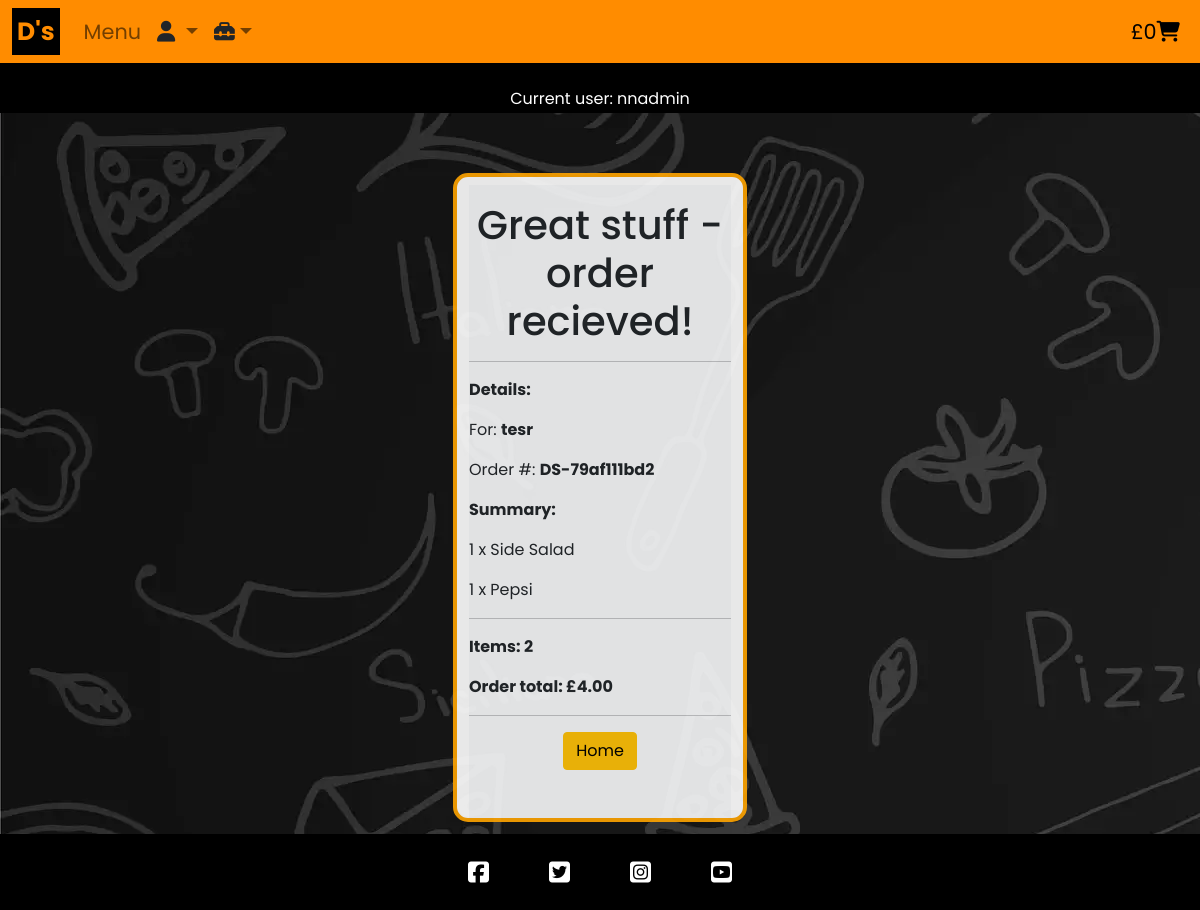
The page /checkout/success/DS-79af111bd2 (signed in) on the database its author committed.
### checkout/models.py (models this page shows, shortened)
class PizzaOrder(models.Model):
    STATUS = [
        ("Ordered", "Ordered"),
        ("Preparing", "Preparing"),
        ("Ready", "Ready",),
        ("Completed", "Completed",)
    ]
    order_ref = models.CharField(max_length=32, null=False, editable=False)
    name = models.CharField(max_length=40, null=False, blank=False)
    phone = models.CharField(
        max_length=11,
        validators=[RegexValidator(
            regex=r'^\d+$',
            message="Please enter a valid phone number.",
            code="invalid_number")]
    )
    email = models.EmailField(null=False, blank=False)
    billing_name = models.CharField(max_length=60, null=False, blank=False, default="")
    address_line_1 = models.CharField(max_length=100, null=False, blank=False, default="")
    address_line_2 = models.CharField(max_length=100, null=True, blank=True)
    town = models.CharField(max_length=25, null=False, blank=False, default="")
    postcode = models.CharField(max_length=10, null=False, blank=False, default="")
    date = models.DateTimeField(auto_now=True)
    order_total = models.DecimalField(max_digits=10, decimal_places=2, null=False, default=0.00)
    status = models.CharField(choices=STATUS,
                              max_length=9,
                              blank=False,
                              default="Ordered")

class OrderLineItem(models.Model):
    order = models.ForeignKey(PizzaOrder, null=False, blank=False, on_delete=models.CASCADE, related_name="pizzaorderlineitems")
    product = models.CharField(max_length=96, null=False, editable=False, default="")
    price = models.DecimalField(max_digits=6, decimal_places=2)
    quantity = models.IntegerField(null=False, blank=False)
    line_total = models.DecimalField(max_digits=6, decimal_places=2, null=False, editable=False)

### checkout/views.py (the view)
# urls.py: path('success/<order_ref>', views.success_page, name='success_page'),
def success_page(request, order_ref):
    order = get_object_or_404(PizzaOrder, order_ref=order_ref)
    item_count = 0
    for item in order.pizzaorderlineitems.all():
        item_count += item.quantity
    if 'bag' in request.session:
        del request.session['bag']
    template = 'checkout/success.html'
    context = {
                'order_ref': order_ref,
                'order_name': order.name,
                'order':order,
                'item_count':item_count
            }
    return render(request, template, context)

### checkout/templates/checkout/success.html (shortened to what this page needs)
{% extends "base.html" %}
{% load static %}
{% block content %}
<div class="container-fluid secondary-bg d-flex flex-column h-100">
    <div class="container card col-12 col-md-3 bg-light text-dark pt-2 mt-5">
 <div class="col-12 col-md-12 bg-light text-dark pt-3">
            <section>
                <h1 class="text-center">Great stuff - order recieved!</h1>
                <hr>
                 <p class=><strong>Details:</strong></p>
                <p>For: <Strong>{{order_name}}</Strong></p>
                <p>Order #: <Strong>{{order_ref}}</Strong></p>
                 <p class><strong>Summary:</strong></p>
                  {% for item in order.pizzaorderlineitems.all %}
                     <p>{{ item.quantity }} x {{ item.product }}</p>
                  {% endfor %}
                  <hr>
                  <p><strong>Items: {{item_count}}</strong></p>
                  <p><strong>Order total: £{{order.order_total}}</strong></p>
                  <hr>
            </section>
            <div class="mb-5 text-center">
                <a href="{% url 'home' %}" class="sm-4 btn btn-warning mr-3 justify-content-end">Home</a>
            </div>
        </div>
    </div>
{% endblock %}

### templates/base.html (shortened to what this page needs)
{% load static %}
{% url 'home' as home_url %}
{% url 'menu' as menu_url %}
{% url 'add_product_pizza' as add_product_pizza_url %}
{% url 'add_product_deal' as add_product_deal_url %}
{% url 'add_product_extra' as add_product_extra_url %}
{% url 'management' as add_product_management_url %}
{% url 'account_login' as login_url %}
{% url 'account_signup' as signup_url %}
{% url 'account_logout' as logout_url %}
<!DOCTYPE html>
<html class="h-100" lang="en">
<head>
    {% block corecss %}
    <link rel="stylesheet" href="https://cdnjs.cloudflare.com/ajax/libs/font-awesome/5.15.3/css/all.min.css">
    <link href="https://cdn.jsdelivr.net/npm/bootstrap@5.0.1/dist/css/bootstrap.min.css" rel="stylesheet"
>
    <link rel="stylesheet" href="{% static 'css/style.css' %}">
    {% endblock %}
</head>
<body class="d-flex flex-column h-100">
    <header>
        <nav class="navbar navbar-expand-lg navbar-light">
            <div class="container-fluid">
                <a class="navbar-brand navbar-logo" href="{% url 'home' %}">D's</a>
                <div class="collapse navbar-collapse" id="navbarNavDropdown">
                    <ul class="navbar-nav">
                        <li class="nav-item">
                            <a class="nav-link {% if request.path == menu_url %}active{% endif %}" aria-current="page"
                                href="{% url 'menu' %}">Menu</a>
                        </li>
                        <li class="nav-item dropdown">
                            <a class="nav-link dropdown-toggle" href="#" id="navbarDropdownMenuLink" role="button"
                                data-bs-toggle="dropdown" aria-expanded="false">
                                <i class="fa-solid fa-user text-dark"></i>
                            </a>
                        </li>
                        {% if request.user.is_authenticated and request.user.is_superuser %}
                        <li class="nav-item dropdown">
                            <a class="nav-link dropdown-toggle" href="#" id="AdminnavbarDropdownMenuLink" role="button"
                                data-bs-toggle="dropdown" aria-expanded="false">
                                <i class="fa-solid fa-toolbox text-dark"></i></a>
                        </li>
                        {% endif %}
                    </ul>
                    <ul class="navbar-nav ms-auto">
                        <li class="nav-item">
                            <a class="nav-link {% if request.path == home_url %}active{% endif %} brand-text" aria-current="page"
                                href="{% url 'cart' %}">£{{grand_total}}<i
                                    class="fa-solid fa-cart-shopping brand-text"></i></a>
                        </li>
                    </ul>
                </div>
            </div>
        </nav>
        <div id="messages" class="p-2 text-center">
            {% if user.is_authenticated %}
            <p class="text-center m-3">Current user: {{ user }}</p>
            {% else %}
            <p class="text-center m-5"></p>
            {% endif %}
        </div>
    </header>
    <main class>
        {% block content %}
        {% endblock content %}
    </main>
    <footer class="footer mt-auto pt-3 text-center text-light">
        <ul class="d-flex justify-content-center list-unstyled">
            <li><a href="https://Facebook.com" target="_blank" rel="noopener"
                    aria-label="new tab - visit us on facebook"><i class="fa-brands fa-square-facebook"></i></a></li>
            <li><a href="https://x.com" target="_blank" rel="noopener" aria-label="new tab - visit us on X"><i
                        class="fa-brands fa-square-twitter"></i></a></li>
            <li><a href="https://instagram.com" target="_blank" rel="noopener"
                    aria-label="new tab - visit us on instagram"><i class="fa-brands fa-square-instagram"></i></a></li>
            <li><a href="https://youtube.com" target="_blank" rel="noopener"
                    aria-label="new tab - visit us on youtube"><i class="fa-brands fa-square-youtube"></i></a></li>
        </ul>
    </footer>
</body>
</html>

### static/css/style.css (style rules this page uses)
* { padding: 0; margin: 0; box-sizing: border-box; font-family: "Poppins", sans-serif; }
main { flex: 1 0 auto; display: flex; flex-direction: column; background-color: black; color: white !important; }
.footer { background-color: black; }
.footer li { padding-left: 20px; padding-right: 20px; }
.footer i { font-size: 150%; padding: 10px; }
footer a { color: white; }
footer a:hover, a::after { color: inherit; }
.navbar { background-color: darkorange !important; font-size: 130%; }
.navbar-logo { padding: 5px; font-weight: bold; font-size: 120%; background-color: black !important; color: darkorange !important; }
#messages { background-color: black; color: white; height:50px; }
#lets-go a:hover, a::after { color: inherit; font-weight: bold; font-style: italic; }
.card { background-color: white !important; color: black !important; opacity: 0.9; border: 4px orange solid; border-radius: 15px; }
.secondary-bg { background: url('/static/images/secondary-bg.webp'); background-attachment: fixed; padding: 1%; }
.brand-text { color: black !important; }

### rows shown on the page
PizzaOrder: name "tesr", order_ref "DS-79af111bd2", order_total "4.00"
OrderLineItem: quantity "1", product "Side Salad"
OrderLineItem: quantity "1", product "Pepsi"

### other values the page prints
{{ grand_total }} "0"
{{ user }} "nnadmin"
{{ item_count }} "2"
